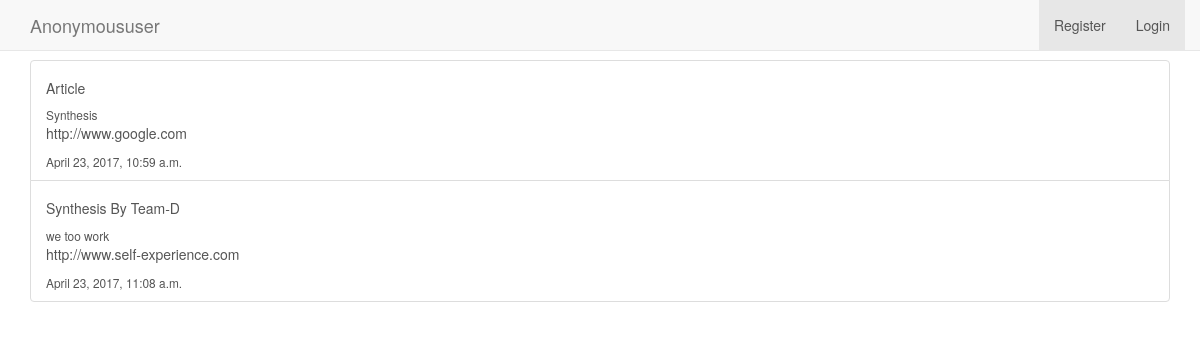
/ironman/synthesis/, run on the app's committed database.
### ironman/models.py (models this page shows, shortened)
class synthesis(models.Model):
    heading = models.CharField(max_length=30)
    content = models.TextField(max_length=1000)
    source = models.URLField()
    by = models.CharField(max_length= 15)
    team = models.ForeignKey(User)
    time = models.DateTimeField(default=datetime.now)

### ironman/views.py (the view)
class SynthesisList(ListView):
    model = synthesis
    template_name = "listview.html"
    context_object_name = 'synthesisList'
    synthesisform = SynthesisForm()

### ironman/templates/listview.html (shortened to what this page needs)
{% extends 'base.html' %}
{% load bootstrap3 %}
{% block body %}
<div class="list-group">
  {% for object in synthesisList %}
      <a href="{{ object.pk }}" class="list-group-item list-group-item-action flex-column align-items-start">
        <div class="d-flex w-100 justify-content-between">
          <h5 class="mb-1">{{ object.heading|title }}</h5>
          <small>{{ object.content }}</small>
        </div>
        <p class="mb-1">{{ object.source }}</p>
        <small> {{ object.time }}</small>
      </a>
  {% endfor %}
</div>
{% endblock %}

### data on the page
synthesis: heading "Article", content "Synthesis", source "http://www.google.com", time "April 23, 2017, 10:59 a.m."
synthesis: heading "Synthesis By Team-D", content "we too work", source "http://www.self-experience.com", time "April 23, 2017, 11:08 a.m."

### other printed values
{{ user|title }} "Anonymoususer"
